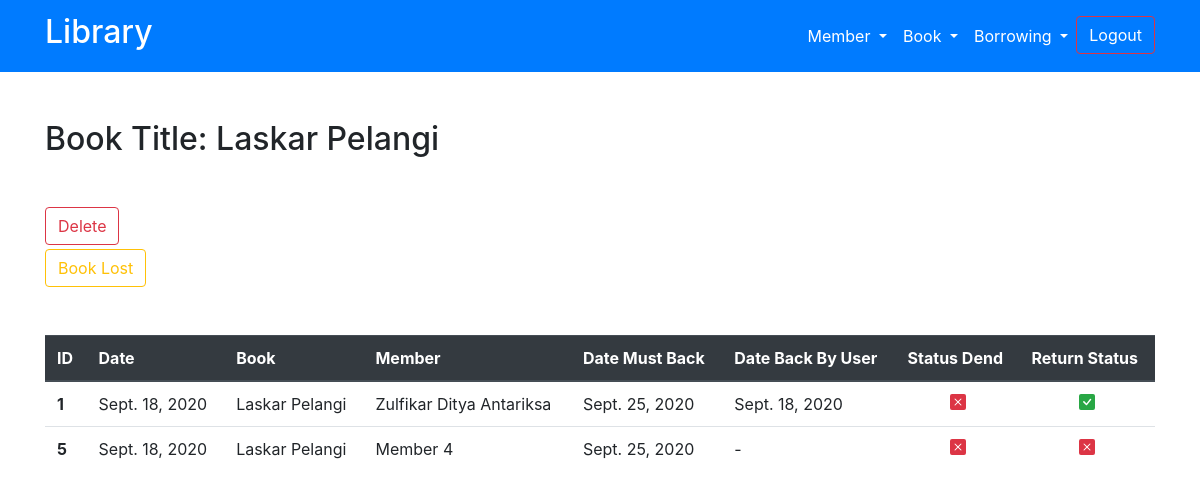
/history-book/1/ (signed in), run on the app's committed database.
### my_app/models.py (models this page shows, shortened)
class Book(models.Model):
    dateAdd = models.DateField(auto_now_add=True)
    author = models.CharField(max_length=50)
    title = models.CharField(max_length=50)
    denda = models.IntegerField(default=10000)
    denda_hilang = models.IntegerField(default=50000)
    status = models.BooleanField(default=True)
    status_dipinjam = models.BooleanField(default=False)
    rating = models.ForeignKey(Rating, on_delete=models.CASCADE,)
    categorie = models.ForeignKey(Categorie, on_delete=models.CASCADE,)
    user = models.ForeignKey(User, on_delete=models.CASCADE)
    class Meta:
        verbose_name = "Book"
        verbose_name_plural = "Books"
        ordering = ['-dateAdd']
    def __str__(self):
        return self.title

class Peminjaman(models.Model):
    dateAdd = models.DateField(auto_now_add=True)
    member = models.ForeignKey(Member, on_delete=models.CASCADE)
    book = models.ForeignKey(Book, on_delete=models.CASCADE)
    date_must_back = models.DateField(auto_created=back_day)
    date_back_by_member = models.DateField(blank=True, null=True)
    status_denda = models.BooleanField(default=False)
    status_pengembalian = models.BooleanField(default=False)
    user = models.ForeignKey(User, on_delete=models.CASCADE)
    class Meta:
        verbose_name = "Peminjaman"
        verbose_name_plural = "Peminjamans"
        ordering = ['-dateAdd']

class Member(models.Model):
    name = models.CharField(max_length=40)
    date_in = models.DateField(auto_now_add=True)
    address = models.CharField(max_length=50)
    email = models.EmailField(max_length=254)
    date_born = models.DateField()
    status = models.BooleanField(default=True)
    class Meta:
        verbose_name = "Member"
        verbose_name_plural = "Members"
        ordering = ['-date_in']
    def __str__(self):
        return self.name

### my_app/views.py (the view)
# urls.py: path('history-book/<int:book_id>/', views.history_book, name='history-book'),
def history_book(request, book_id):
    if request.user.is_authenticated:
        try:
            getBook = Book.objects.get(pk=book_id)
        except(KeyError, Book.DoesNotExist):
            return HttpResponseRedirect(reverse('home:not_found'))
        getPeminjaman = Peminjaman.objects.filter(book=getBook.id)
        paginator = Paginator(getPeminjaman, 100)
        pageNum = request.GET.get('page')
        dataresult = paginator.get_page(pageNum)
        return render(request, 'home/history-book.html', {
            'getBook': getBook,
            'data': dataresult,
        })
    else:
        return HttpResponseRedirect(reverse('login'))

### templates/home/history-book.html (shortened to what this page needs)
{% extends 'base.html' %}
{% load static %}
{% block content %}
<div class="container my-5 text-capitalize">
    <h2 class="my-5">Book title: {{getBook.title}}</h2>
    <a href="../../delete/Book/{{getBook.id}}/" class="btn btn-outline-danger mb-1">delete</a><br>
    <a href="../../book-lost/{{getBook.id}}/" class="btn btn-outline-warning mb-5">Book Lost</a>
    <table class="table table-hover">
        <thead class="thead-dark">
            <th scope="col">ID</th>
            <th scope="col">date</th>
            <th scope="col">book</th>
            <th scope="col">member</th>
            <th scope="col">date must back</th>
            <th scope="col">date back by user</th>
            <th scope="col">status dend</th>
            <th scope="col">return status</th>
        </thead>
        <tbody>
        {% for i in data %}
        {% if i.status_denda is True %}
            <tr class="bg-danger text-white">
            {% else %}
            <tr>
        {% endif %}
                <th scope="row">{{i.id}}</th>
                <td>{{i.dateAdd}}</td>
                <td>{{i.book}}</td>
                <td>{{i.member}}</td>
                <td>{{i.date_must_back}}</td>
                {% if i.date_back_by_member is None %}
                <td>-</td>
                {% else %}
                <td>{{i.date_back_by_member}}</td>
                {% endif %}
                {% if i.status_denda is True%}
                <td class="text-success text-center">
                    <svg width="1em" height="1em" viewBox="0 0 16 16" class="bi bi-check-square-fill"
                        fill="currentColor" xmlns="http://www.w3.org/2000/svg">
                        <path fill-rule="evenodd"
                            d="M2 0a2 2 0 0 0-2 2v12a2 2 0 0 0 2 2h12a2 2 0 0 0 2-2V2a2 2 0 0 0-2-2H2zm10.03 4.97a.75.75 0 0 0-1.08.022L7.477 9.417 5.384 7.323a.75.75 0 0 0-1.06 1.06L6.97 11.03a.75.75 0 0 0 1.079-.02l3.992-4.99a.75.75 0 0 0-.01-1.05z" />
                    </svg>
                </td>
                {% else %}
                <td class="text-danger text-center">
                </td>
                {% endif %}
                {% if i.status_pengembalian is True %}
                <td class="text-success text-center">
                </td>
                {% else %}
                <td class="text-danger text-center">
                </td>
                {% endif %}
            </tr>
        {% endfor %}
        </tbody>
    </table>
</div>
{% endblock content %}

### data on the page
Book: title "Laskar Pelangi"
Peminjaman: id "1", dateAdd "Sept. 18, 2020", book "Laskar Pelangi", member "Zulfikar Ditya Antariksa", date_must_back "Sept. 25, 2020", date_back_by_member "Sept. 18, 2020", status_denda False (drawn), status_pengembalian True (drawn)
Peminjaman: id "5", dateAdd "Sept. 18, 2020", book "Laskar Pelangi", member "Member 4", date_must_back "Sept. 25, 2020", status_denda False (drawn), status_pengembalian False (drawn)
